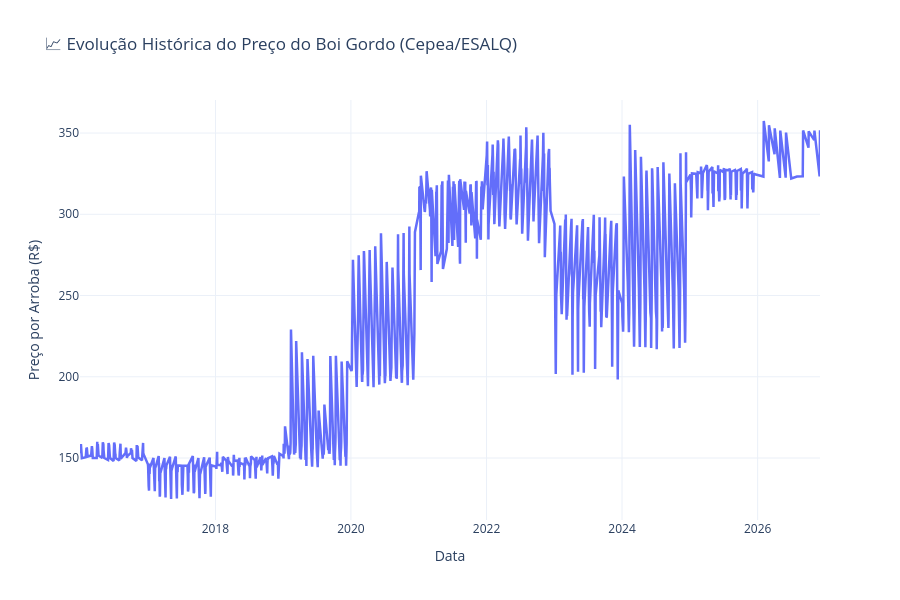

Notebook code for this chart:
### Code cell
# Gráfico 1: Evolução do preço da arroba 
fig = px.line(cepea, 
              x='Data', 
              y='Preco_Arroba',
              title='📈 Evolução Histórica do Preço do Boi Gordo (Cepea/ESALQ)',
              labels={'Preco_Arroba': 'Preço por Arroba (R$)', 'Data': 'Data'},
              template='plotly_white')

fig.update_traces(line=dict(width=2.5))
fig.update_layout(hovermode='x unified', height=600)
fig.show()

### Figure 1 — Plotly figure (JSON) as saved in the notebook; plotly's stock layout.template omitted (floating-point values rounded to 4 significant figures; data arrays with more than 128 entries replaced by an {"elided": "..."} marker saying what was removed)
{"data": [{"hovertemplate": "Data=%{x}<br>Preço por Arroba (R$)=%{y}<extra></extra>", "legendgroup": "", "line": {"color": "#636efa", "dash": "solid", "width": 2.5}, "marker": {"symbol": "circle"}, "mode": "lines", "name": "", "orientation": "v", "showlegend": false, "type": "scatter", "x": {"elided": "989 str values"}, "xaxis": "x", "y": {"elided": "989 float values"}, "yaxis": "y"}], "layout": {"height": 600, "hovermode": "x unified", "legend": {"tracegroupgap": 0}, "title": {"text": "📈 Evolução Histórica do Preço do Boi Gordo (Cepea/ESALQ)"}, "xaxis": {"anchor": "y", "domain": [0, 1], "title": {"text": "Data"}}, "yaxis": {"anchor": "x", "domain": [0, 1], "title": {"text": "Preço por Arroba (R$)"}}}}
